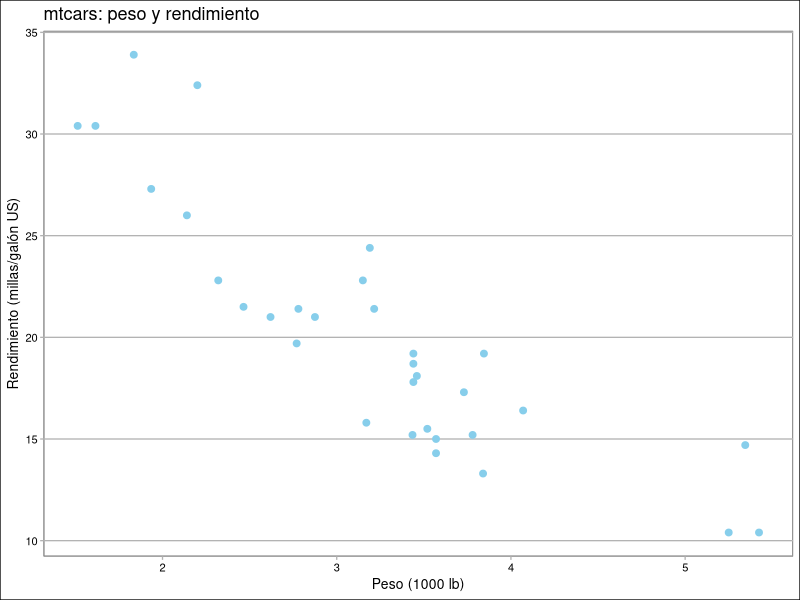
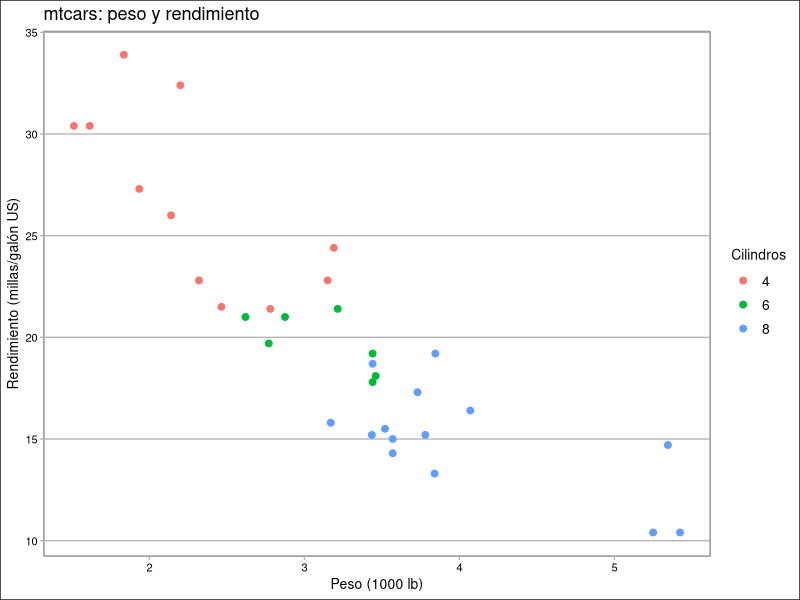
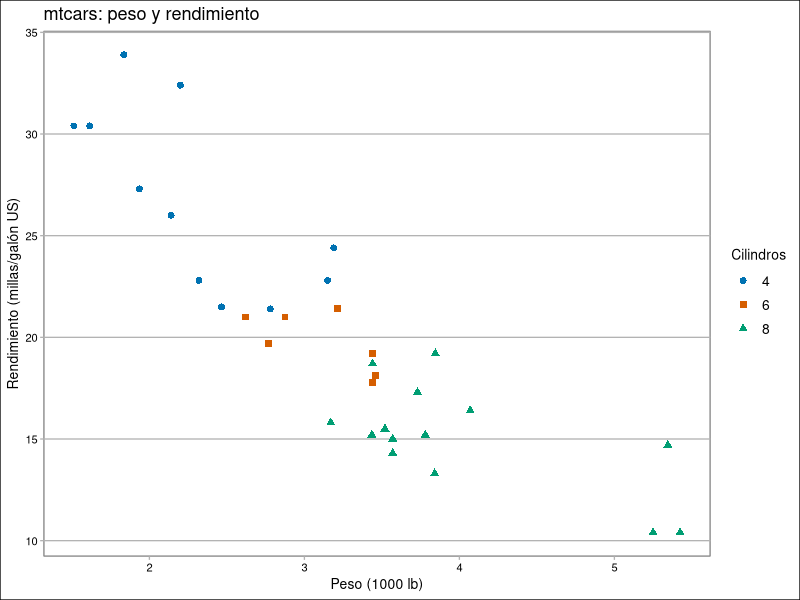
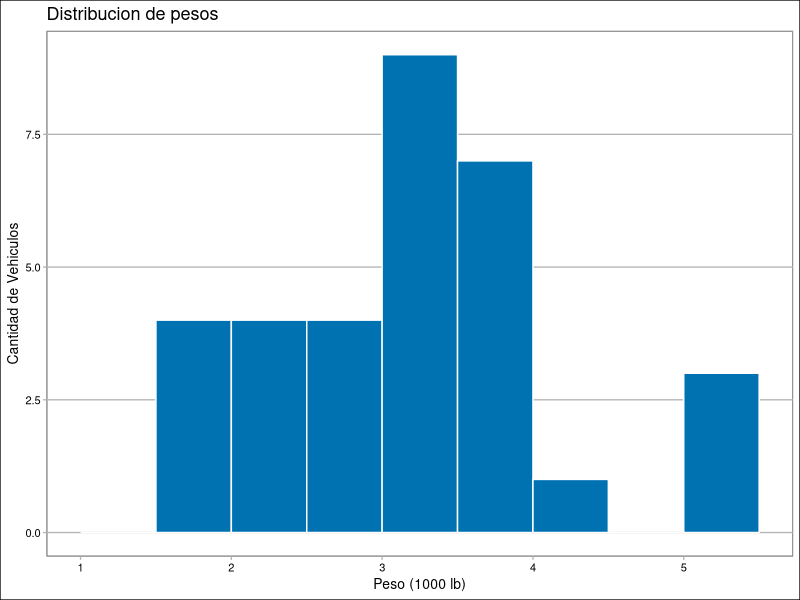
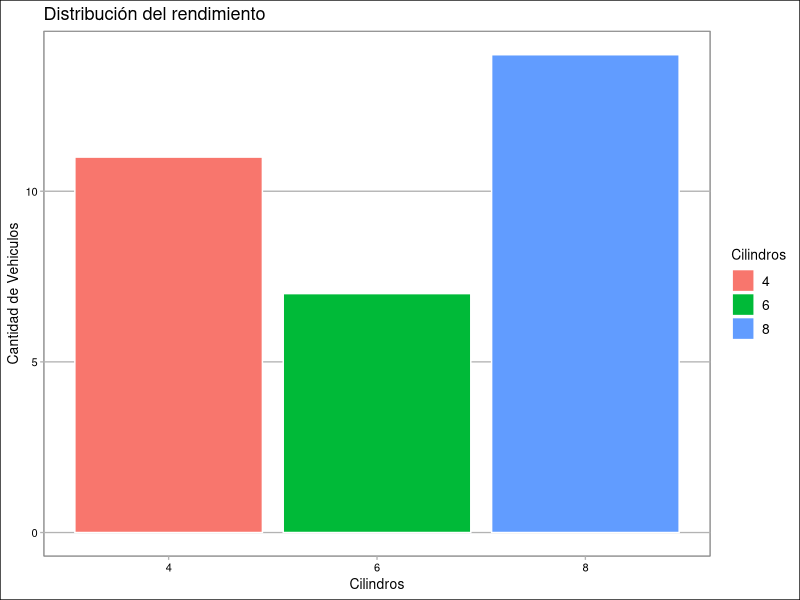
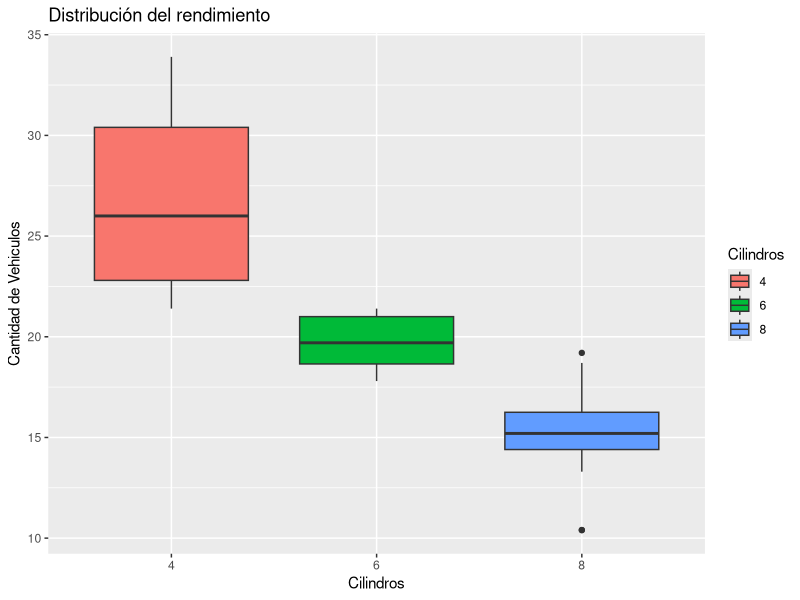
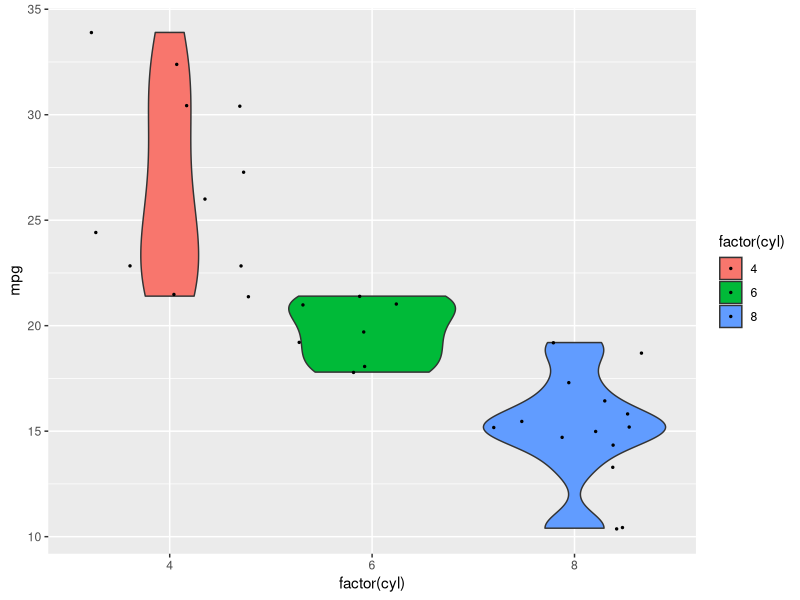
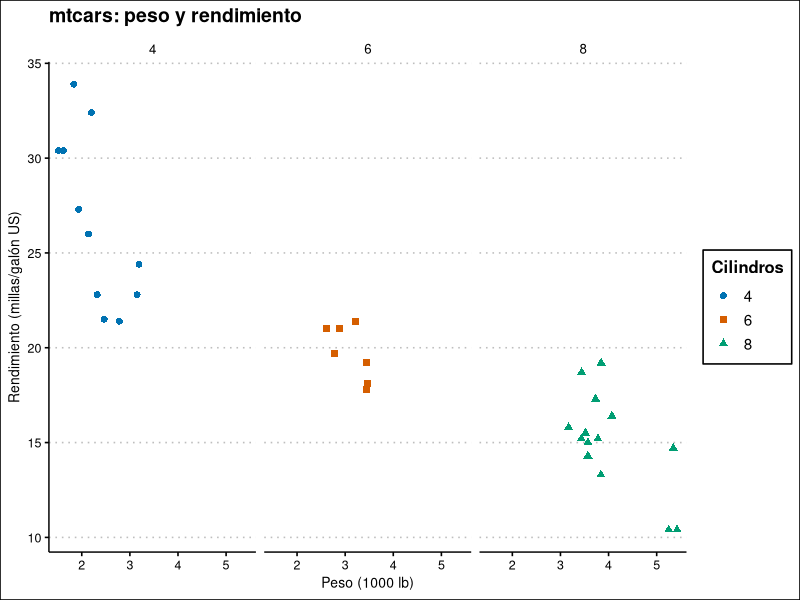

The R script that drew these images, in order:
library(ggplot2)
library(ggthemes)
library(dplyr)


plot <- ggplot(mtcars, aes(x= wt, y = mpg))+
  geom_point(color="skyblue", size = 2)+
  labs(
    x = "Peso (1000 lb)",
    y = "Rendimiento (millas/galón US)",
    title="mtcars: peso y rendimiento"
  ) + theme_calc()

print(plot)

### Colocar color segun Cyl 

plot2 <- ggplot(mtcars, aes(x= wt, y = mpg, color = factor(cyl)))+
  geom_point( size = 2)+
  labs(
    x = "Peso (1000 lb)",
    y = "Rendimiento (millas/galón US)",
    title ="mtcars: peso y rendimiento",
    color ="Cilindros"
  ) + theme_calc()

print(plot2)


### Diferentes formas de los points()

colores <- c("4" = "#0072B2", "6" = "#D55E00", "8" = "#009E73")


plot3 <- ggplot(mtcars, aes(
  x= wt, y = mpg, 
  color = factor(cyl), 
  shape = factor(cyl)))+
  geom_point( size = 2)+
  scale_color_manual(values = colores)+
  scale_shape_manual(values = c("4" = 16, "6" = 15, "8" = 17)) +
  labs(
    x = "Peso (1000 lb)",
    y = "Rendimiento (millas/galón US)",
    title ="mtcars: peso y rendimiento",
    color ="Cilindros",
    shape = "Cilindros"
  ) + theme_calc()

print(plot3)


### plot de histogramas

bordess <- seq(1, 5.5, by = .5)

plot4 <- ggplot(mtcars, aes(x= wt) )+
  geom_histogram(
    breaks = bordess, fill = "#0072B2",
    color = "white"
  )+
  labs(
    x = "Peso (1000 lb)",
    y = "Cantidad de Vehiculos",
    title ="Distribucion de pesos"
  ) + theme_calc()

print(plot4)

### plot de diagrama de barras

plot5 <- ggplot(mtcars, aes(x= factor(cyl), fill = factor(cyl)))+
  geom_bar(color = "white")+
  labs(
    x = "Cilindros",
    y = "Cantidad de Vehiculos",
    title ="Distribución del rendimiento",
    fill = "Cilindros"
  ) + theme_calc()

print(plot5)

### plot de diagrama de cajas (boxplot)

plot6 <- ggplot(mtcars, aes(x = factor(cyl), y = mpg, 
                            fill =  factor(cyl)))+
          geom_boxplot()+
          labs(
            x = "Cilindros",
            y = "Cantidad de Vehiculos",
            title ="Distribución del rendimiento",
            fill = "Cilindros"
          )

print(plot6)


plot6 <- ggplot(mtcars, aes(x = factor(cyl), y = mpg, 
                            fill =  factor(cyl)))+
  geom_violin()+
  geom_jitter(size = 0.5 )
  labs(
    x = "Cilindros",
    y = "Cantidad de Vehiculos",
    title ="Distribución del rendimiento",
    fill = "Cilindros"
  )

print(plot6)



#### Facetas 


plot7 <- ggplot(mtcars, aes(
  x= wt, y = mpg, 
  color = factor(cyl), 
  shape = factor(cyl)))+
  geom_point( size = 2)+
  facet_grid(~cyl)+ # con se separan los plots
  scale_color_manual(values = colores)+
  scale_shape_manual(values = c("4" = 16, "6" = 15, "8" = 17)) +
  labs(
    x = "Peso (1000 lb)",
    y = "Rendimiento (millas/galón US)",
    title ="mtcars: peso y rendimiento",
    color ="Cilindros",
    shape = "Cilindros"
  ) + theme_clean()

print(plot7)



### Usando Dplyr


seleccion <- mtcars |>
  filter(cyl > 4, vs == 0) |>
  select(wt, mpg, cyl)

seleccion |> count(cyl)
# 6 cilindros: 3; 8 cilindros: 14.
ggplot(seleccion, aes(wt, mpg, color = factor(cyl))) +
  geom_point() + labs(color = "Cilindros")
